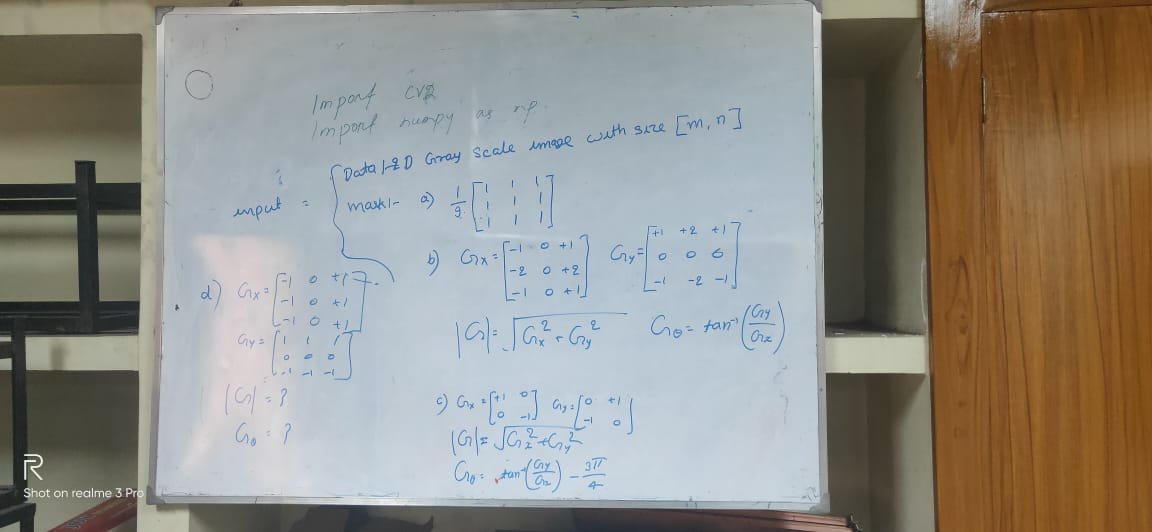
#> input picture list_one/fast_f.jpg, 1152 x 532 px, found by its file name
$ python pg2.py
#> lines starting #> are read from the running program, lines starting #| are printed output that depends on the picture
import cv2
import numpy as np
import matplotlib.pyplot as plt

def find_freq(img):
    val =[0]*256
    x,y = img.shape
    for i in range(x):
        for j in range(y):
            v = img[i][j]
            val[v] = val[v]+1
    total = x*y
    cumu =[0]*256
    cumu[0] = val[0]/total
    for i in range(1,256):
        cumu[i] = (val[i]/total)+cumu[i-1]
    return (val,cumu)

def histogram_equilization(img):
    fre,cfre = find_freq(img)
    cdf = [0]*256
    for i in range(256):
        cdf[i] = (int)(255*cfre[i])
    x,y = img.shape
    n_img = img.copy()
    for i in range(x):
        for j in range(y):
            v = img[i][j]
            f = fre[v]
            inten = cdf[v]
            n_img[i][j] = inten
    cv2.imshow("normal",img)
    cv2.imshow("equalized",n_img)
    cv2.waitKey(0)
    cv2.destroyAllWindows()

def histogram_specialisation(img1,img2):
    fre1,cum1= find_freq(img1)
    fre2,cum2= find_freq(img2)
    plt.hist(fre1,bins=100)
    plt.ylabel("Frequency")
    plt.show()
    val1= [0]*256
    val2= [0]*256
    for i in range(256):
        val1[i]= int(cum1[i]*255)

    for i in range(256):
        val2[i]= int(cum2[i]*255)

    mapping= [0]*256

    for i in range(256):
        val=val1[i]
        dif = 256
        index = 0
        for j in range(256):
            h = abs(val-val2[j])
            if(h> dif):
                mapping[i]=index
                break
            else:
                dif=h
                index=j
    n_img = img1.copy()
    x,y = img1.shape
    for i in range(x):
        for j in range(y):
            val=img1[i][j]
            n_img[i][j] = mapping[val]
    cv2.imshow("targer image",img2)
    cv2.imshow("specialised image",n_img)
    cv2.waitKey(0)
    cv2.destroyAllWindows()


img = cv2.imread("/home/gp/Desktop/DP/list_one/fast_f.jpg",0)
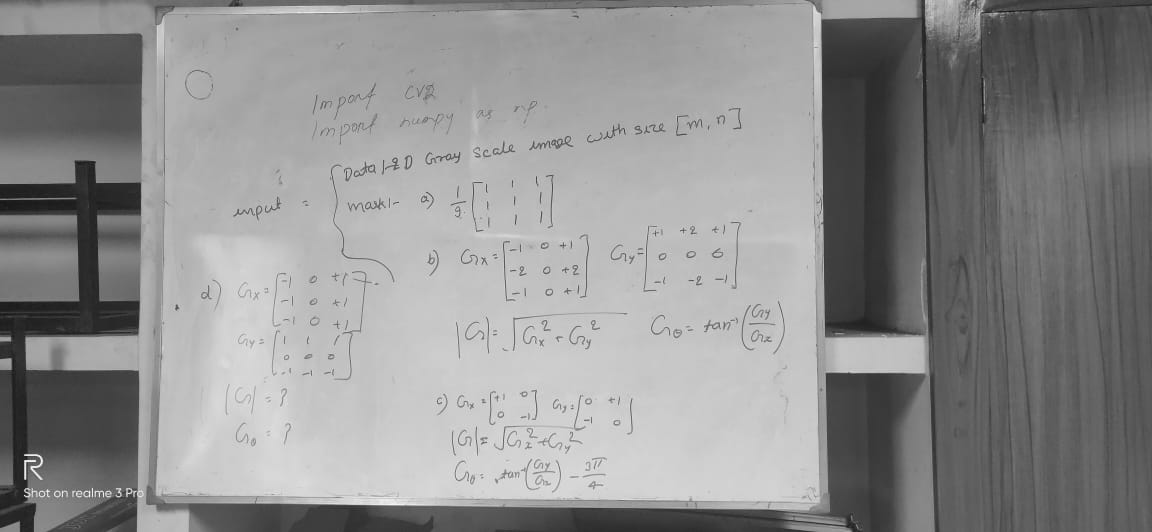
#> img: shape (532, 1152); min 19, max 255, mean 142.7
img2 = cv2.imread("/home/gp/Desktop/DP/house.jpg",0)
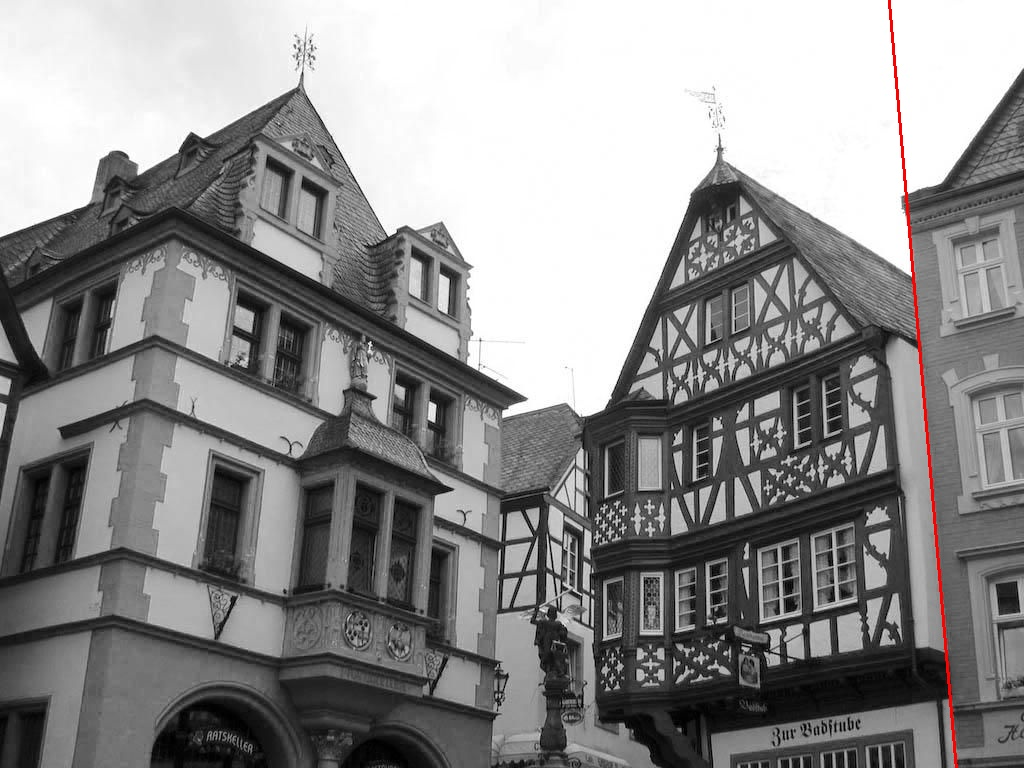
#> input picture house.jpg, 1024 x 768 px, found by its file name
#> img2: shape (768, 1024); min 0, max 255, mean 141.1
histogram_equilization(img)
#> after the loop in find_freq, `for i in range(x):`: val = 256 values, max 9638 at index 199, min 0 at index 0, mean 2394
#> after the loop in find_freq, `for i in range(1,256):`: cumu = 256 values from 0 to 1
#> in histogram_equilization, `fre,cfre = find_freq(img)`: fre has the same summary as val in find_freq
#> after the loop in histogram_equilization, `for i in range(256):`: cdf = 256 values from 0 to 255
#> after the loop in histogram_equilization, `for i in range(x):`:
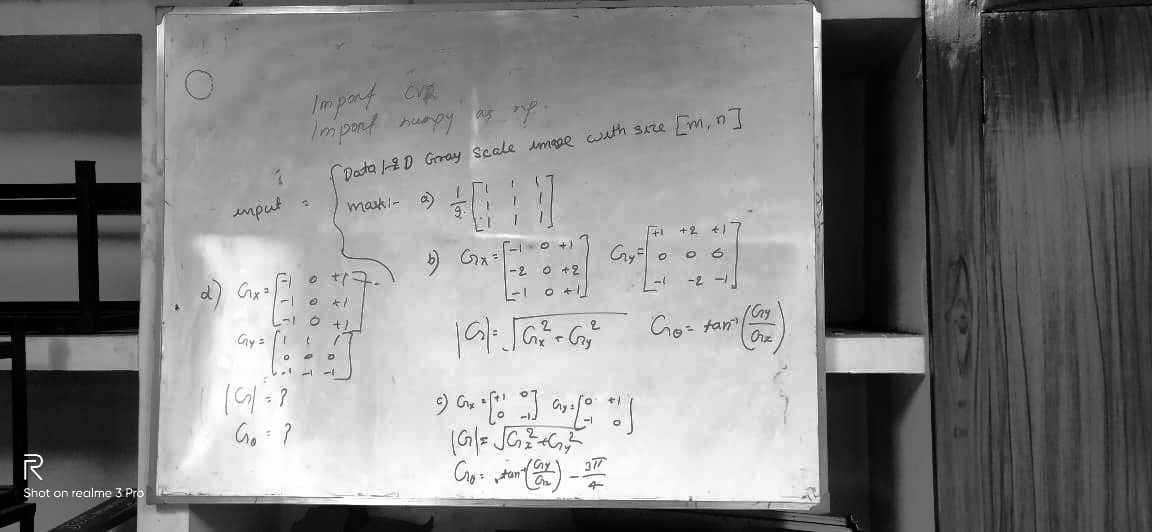
#> n_img: shape (532, 1152); min 0, max 255, mean 127.9
histogram_specialisation(img2,img)
#> in histogram_specialisation, `fre1,cum1= find_freq(img1)`: fre1 = 256 values, max 127825 at index 255, min 73 at index 221, mean 3072; cum1 = 256 values from 0.00051 to 1
#> in histogram_specialisation, `fre2,cum2= find_freq(img2)`: fre2 has the same summary as val in find_freq; cum2 = 256 values from 0 to 1
#> in histogram_specialisation, `plt.show()`:
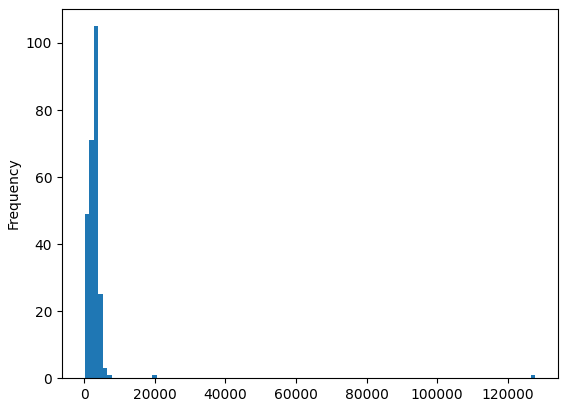
#> figure drawn by matplotlib, 1 panel; tallest bar 105 high, from x = 2628 to 3905.6
#> after the loop in histogram_specialisation, `for i in range(256):`: val1 = 256 values from 0 to 254
#> after the loop in histogram_specialisation, `for i in range(256):`: val2 = 256 values from 0 to 255
#> the loop in histogram_specialisation, `for i in range(256):` made 256 passes
#> val on passes 1 to 3: 0, 0, 0
#> after the loop in histogram_specialisation, `for i in range(256):`: mapping = 256 values from 34 to 254
#> after the loop in histogram_specialisation, `for i in range(x):`:
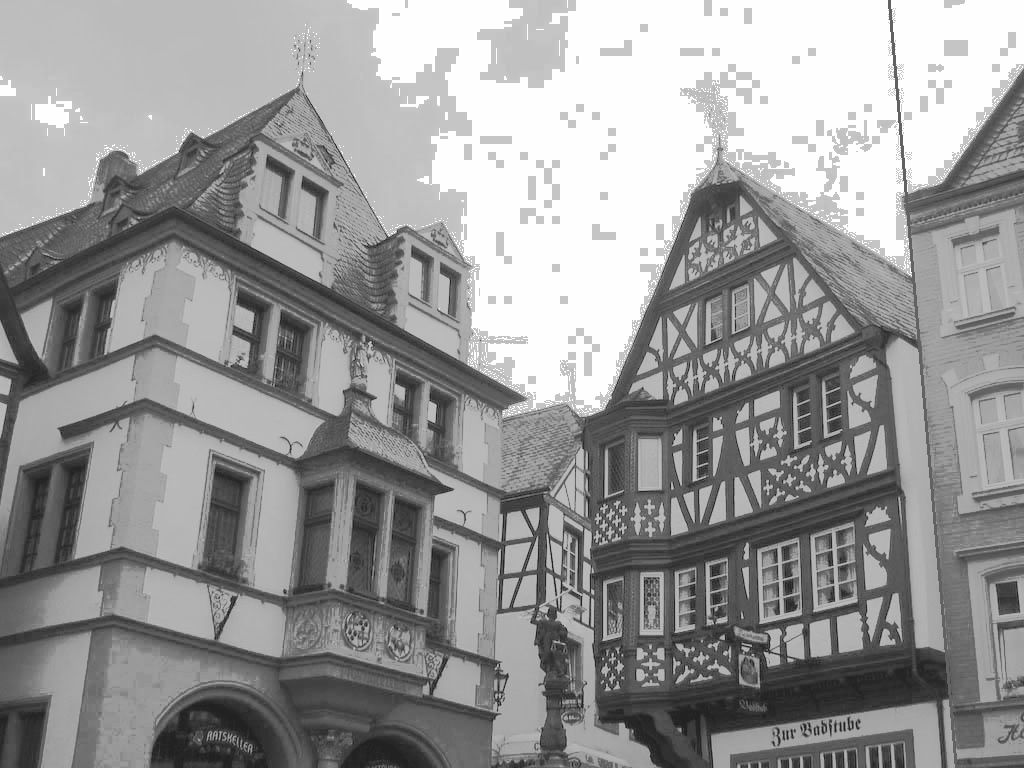
#> n_img: shape (768, 1024); min 34, max 254, mean 150.7
